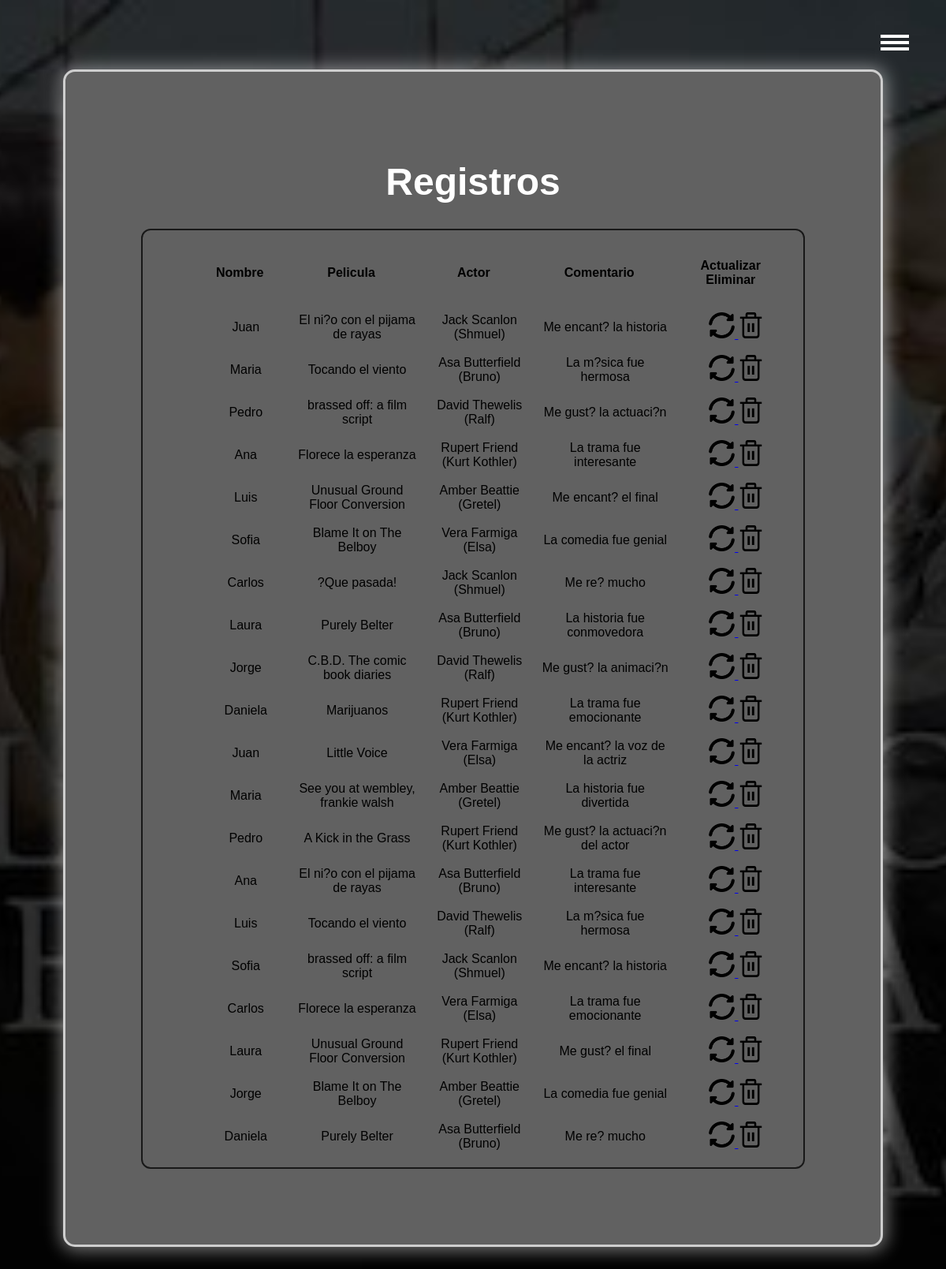
Page /ayuda.php on the committed database.
### tables this page shows
CREATE TABLE `pref` (
  `id_u` int(5) NOT NULL AUTO_INCREMENT,
  `nom_u` varchar(50) DEFAULT NULL,
  `pelicula` varchar(50) DEFAULT NULL,
  `actor` varchar(50) DEFAULT NULL,
  `op_u` varchar(255) DEFAULT NULL,
  PRIMARY KEY (`id_u`)
);

### ayuda.php (the view, shortened to what this page needs)
<!DOCTYPE html>
<html lang="es">
<head>
    <link rel="stylesheet" href="css/style.css">
    <link rel="stylesheet" href="css/nav.css">
    <link rel="stylesheet" href="css/ayud.css">
</head>
<body>
    <label for="active" class="menu-btn"><span></span></label>
    <div class="full">
        <h1>Registros</h1>
        <?php
        include("php/conector.php");
        $consulta = "select id_u, nom_u, pelicula, actor, op_u from pref";
        $registros = $conexion->query($consulta);
        echo '<div class="formulario">';
        echo '<table>';
        echo '<tr>';
        echo '<th> </th>';
        echo '<th>' . 'Nombre' . '</th>';
        echo '<th>' . 'Pelicula' . '</th>';
        echo '<th>' . 'Actor' . '</th>';
        echo '<th>' . 'Comentario' . '</th>';
        echo '<th>' . 'Actualizar  Eliminar' . '</th>';
        echo '</tr>';
        while ($reg = mysqli_fetch_array($registros)) {
            $id_u = $reg['id_u'];
            echo '<td>';
            echo '<td>' . $reg['nom_u'] . '</td>';
            echo '<td>' . $reg['pelicula'] . '</td>';
            echo '<td>' . $reg['actor'] . '</td>';
            echo '<td>' . $reg['op_u'] . '</td>';
            echo '<td><a href="actualizar.php?id_u=' . $id_u . '"><img style="height: 33px;" src="img/refresh.png" alt="actualizar"</a>';
            echo '<a href="#"  onclick=eliminar(' . $id_u . ')><img style="height: 33px;" src="img/trash.png" alt="delete"</a></td>';
        }
        echo "</table>";
        echo "</div>";
        ?>
    </div>
</body>
</html>

### css/style.css (style rules this page uses)
* { font-family: "Open Sans", sans-serif; }
body { background-image: url(bgenpj.jpg); background-size: cover; background-repeat: no-repeat; background-position: center center; position: relative; text-align: center; }
h1 { font-size: 3rem; color: rgb(255, 255, 255); padding-top: 3rem; }
.full { box-shadow: 1px 1px 22px 4px rgba(255, 255, 255, 0.438); margin: 5rem; background: rgb(97, 97, 97); padding: 4rem; border: 3px solid rgb(206, 206, 206); border-radius: 15px; margin-top: 5.5rem; text-align: center; }
:root { --not-background: #313e2c; --not-primary: #aaec8a; --background: #0d110e; }

### css/nav.css (style rules this page uses)
* { margin: 0; padding: 0; box-sizing: border-box; font-family: 'Lato', sans-serif; font-family: 'Oswald', sans-serif; }
.menu-btn { position: absolute; z-index: 2; right: 20px; top: -70px; height: 70px; width: 90px; text-align: center; line-height: 50px; border-radius: 50%; font-size: 20px; cursor: pointer; transition: all 0.3s ease-in-out; }
.menu-btn span, .menu-btn:before, .menu-btn:after { content: ""; position: absolute; top: calc(50% - 1px); left: 30%; width: 40%; border-bottom: 4px solid #ffffff; transition: transform .6s cubic-bezier(0.215, 0.61, 0.355, 1); }
.menu-btn:before { transform: translateY(-8px); }
.menu-btn:after { transform: translateY(8px); }

### css/ayud.css (style rules this page uses)
.formulario { display: grid; place-items: center; padding: 2rem; }
label { font-size: 30px; }
table { border-radius: 12px; border: 2px solid #181818; display: grid; place-items: center; padding: 14px; }
td { padding-top: 10px; padding-bottom: 5px; padding-left: 15px; }
th,tr { margin: 15px 5px; padding: 20px 25px; }

### rows in the picture
pref: nom_u "Juan", pelicula "El ni?o con el pijama de rayas", actor "Jack Scanlon (Shmuel)", op_u "Me encant? la historia"
pref: nom_u "Maria", pelicula "Tocando el viento", actor "Asa Butterfield (Bruno)", op_u "La m?sica fue hermosa"
pref: nom_u "Pedro", pelicula "brassed off: a film script", actor "David Thewelis (Ralf)", op_u "Me gust? la actuaci?n"
pref: nom_u "Ana", pelicula "Florece la esperanza", actor "Rupert Friend (Kurt Kothler)", op_u "La trama fue interesante"
pref: nom_u "Luis", pelicula "Unusual Ground Floor Conversion", actor "Amber Beattie (Gretel)", op_u "Me encant? el final"
pref: nom_u "Sofia", pelicula "Blame It on The Belboy", actor "Vera Farmiga (Elsa)", op_u "La comedia fue genial"
pref: nom_u "Carlos", pelicula "?Que pasada!", actor "Jack Scanlon (Shmuel)", op_u "Me re? mucho"
pref: nom_u "Laura", pelicula "Purely Belter", actor "Asa Butterfield (Bruno)", op_u "La historia fue conmovedora"
pref: nom_u "Jorge", pelicula "C.B.D. The comic book diaries", actor "David Thewelis (Ralf)", op_u "Me gust? la animaci?n"
pref: nom_u "Daniela", pelicula "Marijuanos", actor "Rupert Friend (Kurt Kothler)", op_u "La trama fue emocionante"
pref: nom_u "Juan", pelicula "Little Voice", actor "Vera Farmiga (Elsa)", op_u "Me encant? la voz de la actriz"
pref: nom_u "Maria", pelicula "See you at wembley, frankie walsh", actor "Amber Beattie (Gretel)", op_u "La historia fue divertida"
pref: nom_u "Pedro", pelicula "A Kick in the Grass", actor "Rupert Friend (Kurt Kothler)", op_u "Me gust? la actuaci?n del actor"
pref: nom_u "Ana", pelicula "El ni?o con el pijama de rayas", actor "Asa Butterfield (Bruno)", op_u "La trama fue interesante"
pref: nom_u "Luis", pelicula "Tocando el viento", actor "David Thewelis (Ralf)", op_u "La m?sica fue hermosa"
pref: nom_u "Sofia", pelicula "brassed off: a film script", actor "Jack Scanlon (Shmuel)", op_u "Me encant? la historia"
pref: nom_u "Carlos", pelicula "Florece la esperanza", actor "Vera Farmiga (Elsa)", op_u "La trama fue emocionante"
pref: nom_u "Laura", pelicula "Unusual Ground Floor Conversion", actor "Rupert Friend (Kurt Kothler)", op_u "Me gust? el final"
pref: nom_u "Jorge", pelicula "Blame It on The Belboy", actor "Amber Beattie (Gretel)", op_u "La comedia fue genial"
pref: nom_u "Daniela", pelicula "Purely Belter", actor "Asa Butterfield (Bruno)", op_u "Me re? mucho"
